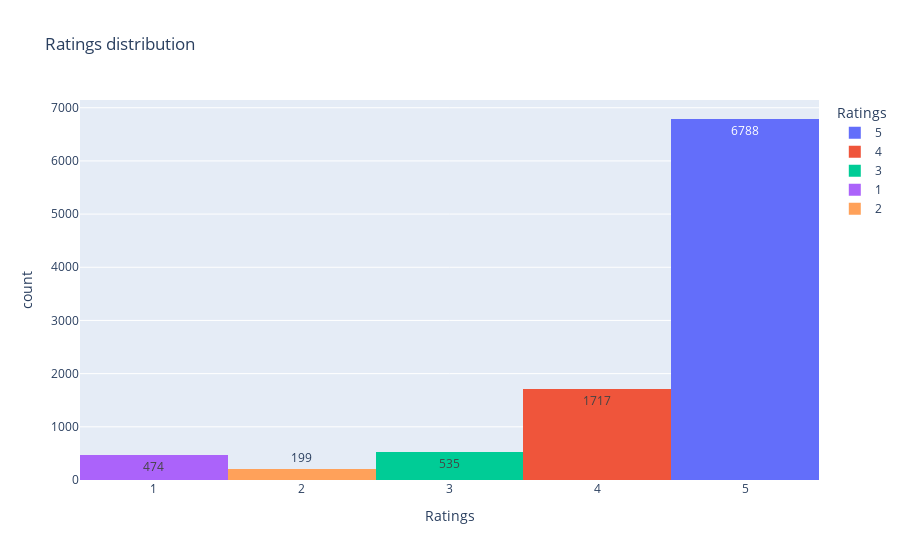

The notebook cell saved with this chart:
### Markdown cell above
## Ratings Distribution

### Code cell
print(df["Ratings"].value_counts())
fig = px.histogram(df, x="Ratings",color="Ratings",text_auto=True, title="Ratings distribution")
fig.show()

### Figure 1 — Plotly figure (JSON) as saved in the notebook; plotly's stock layout.template omitted (floating-point values rounded to 4 significant figures; data arrays with more than 128 entries replaced by an {"elided": "..."} marker saying what was removed)
{"data": [{"alignmentgroup": "True", "bingroup": "x", "hovertemplate": "Ratings=%{x}<br>count=%{y}<extra></extra>", "legendgroup": "5", "marker": {"color": "#636efa", "pattern": {"shape": ""}}, "name": "5", "offsetgroup": "5", "orientation": "v", "showlegend": true, "texttemplate": "%{value}", "type": "histogram", "x": {"elided": "6788 int values"}, "xaxis": "x", "yaxis": "y"}, {"alignmentgroup": "True", "bingroup": "x", "hovertemplate": "Ratings=%{x}<br>count=%{y}<extra></extra>", "legendgroup": "4", "marker": {"color": "#EF553B", "pattern": {"shape": ""}}, "name": "4", "offsetgroup": "4", "orientation": "v", "showlegend": true, "texttemplate": "%{value}", "type": "histogram", "x": {"elided": "1717 int values"}, "xaxis": "x", "yaxis": "y"}, {"alignmentgroup": "True", "bingroup": "x", "hovertemplate": "Ratings=%{x}<br>count=%{y}<extra></extra>", "legendgroup": "3", "marker": {"color": "#00cc96", "pattern": {"shape": ""}}, "name": "3", "offsetgroup": "3", "orientation": "v", "showlegend": true, "texttemplate": "%{value}", "type": "histogram", "x": {"elided": "535 int values"}, "xaxis": "x", "yaxis": "y"}, {"alignmentgroup": "True", "bingroup": "x", "hovertemplate": "Ratings=%{x}<br>count=%{y}<extra></extra>", "legendgroup": "1", "marker": {"color": "#ab63fa", "pattern": {"shape": ""}}, "name": "1", "offsetgroup": "1", "orientation": "v", "showlegend": true, "texttemplate": "%{value}", "type": "histogram", "x": {"elided": "474 int values"}, "xaxis": "x", "yaxis": "y"}, {"alignmentgroup": "True", "bingroup": "x", "hovertemplate": "Ratings=%{x}<br>count=%{y}<extra></extra>", "legendgroup": "2", "marker": {"color": "#FFA15A", "pattern": {"shape": ""}}, "name": "2", "offsetgroup": "2", "orientation": "v", "showlegend": true, "texttemplate": "%{value}", "type": "histogram", "x": {"elided": "199 int values"}, "xaxis": "x", "yaxis": "y"}], "layout": {"barmode": "relative", "legend": {"title": {"text": "Ratings"}, "tracegroupgap": 0}, "title": {"text": "Ratings distribution"}, "xaxis": {"anchor": "y", "categoryarray": [5, 4, 3, 1, 2], "categoryorder": "array", "domain": [0, 1], "title": {"text": "Ratings"}}, "yaxis": {"anchor": "x", "domain": [0, 1], "title": {"text": "count"}}}}
